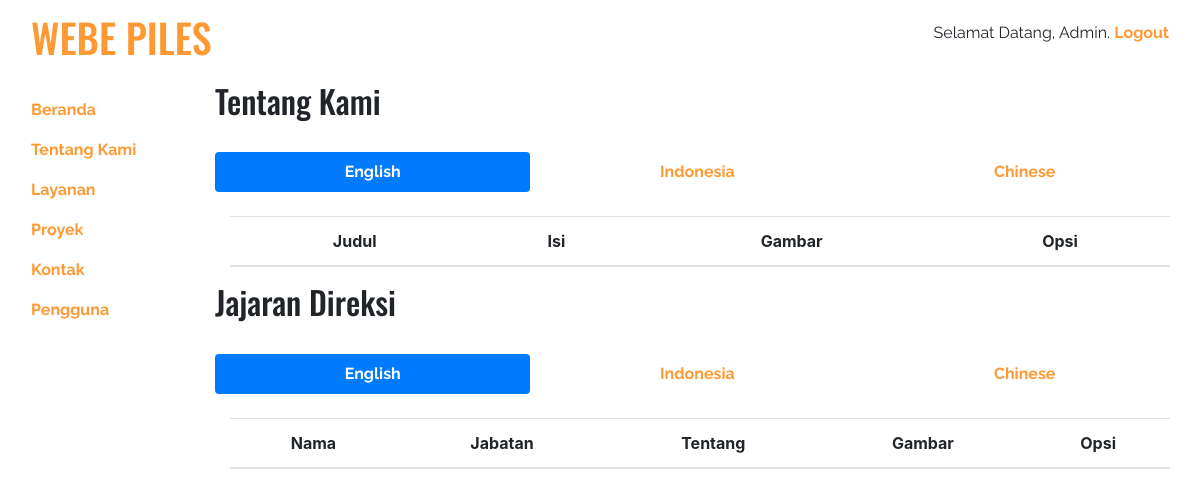
/admin/tentang-kami.php, run on an earlier commit of the app's database.
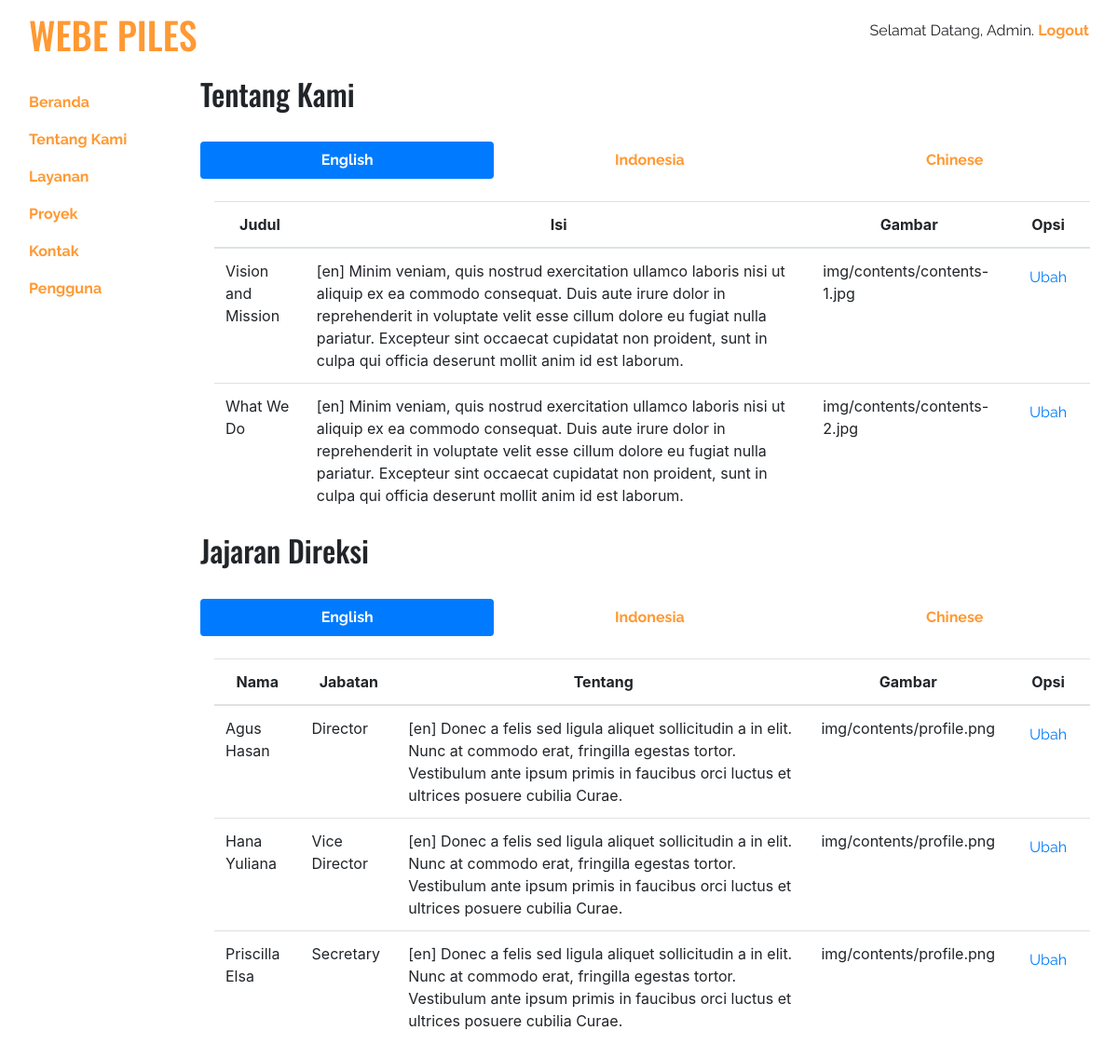
And on a later commit of the database.
### tables this page shows
CREATE TABLE `tentang_kami` (
  `id_tentang_kami` int(11) NOT NULL,
  `judul_tentang_kami` varchar(50) NOT NULL,
  `isi_tentang_kami` text NOT NULL,
  `gambar_tentang_kami` varchar(200) NOT NULL,
  `bahasa_tentang_kami` varchar(2) NOT NULL
);

CREATE TABLE `jajaran_direksi` (
  `id_jajaran_direksi` int(11) NOT NULL,
  `nama_jajaran_direksi` varchar(30) NOT NULL,
  `jabatan_jajaran_direksi` varchar(30) NOT NULL,
  `tentang_jajaran_direksi` text NOT NULL,
  `gambar_jajaran_direksi` varchar(200) NOT NULL,
  `bahasa_jajaran_direksi` varchar(2) NOT NULL
);

### admin/tentang-kami.php (the view, shortened to what this page needs)
<!doctype html>
<html lang="id">
  </head>
  <body>
    <?php include 'navbar.php'; ?>
    <div class="container-fluid">
      <div class="row">
        <div class="col-md-10">
          <div class="row">
            <div class="col d-flex justify-content-between">
              <h2>Tentang Kami</h2>
            </div>
          </div>
          <br>
          <ul class="nav nav-pills nav-fill" role="tablist">
            <li class="nav-item">
              <a class="nav-link active" data-toggle="pill" href="#tentang-kami-en">English</a>
            </li>
            <li class="nav-item">
              <a class="nav-link" data-toggle="pill" href="#tentang-kami-id">Indonesia</a>
            </li>
            <li class="nav-item">
              <a class="nav-link" data-toggle="pill" href="#tentang-kami-cn">Chinese</a>
            </li>
          </ul>
          <div class="tab-content">
            <div id="tentang-kami-en" class="container tab-pane active"><br>
              <?php
                include 'fungsi/koneksi.php';
                $tentang_kami_en = "SELECT * FROM tentang_kami WHERE bahasa_tentang_kami = 'en'";
                $hasil_tentang_kami_en = mysqli_query($koneksi, $tentang_kami_en);
              ?>
              <table class="table table-hover">
                <thead class="text-center">
                  <tr>
                    <th>Judul</th>
                    <th>Isi</th>
                    <th>Gambar</th>
                    <th>Opsi</th>
                  </tr>
                </thead>
                <tbody>
                  <?php
                    while ($row_tentang_kami_en = mysqli_fetch_array($hasil_tentang_kami_en, MYSQLI_ASSOC)) {
                  ?>
                  <tr>
                    <td><?php echo $row_tentang_kami_en['judul_tentang_kami']; ?></td>
                    <td><?php echo $row_tentang_kami_en['isi_tentang_kami']; ?></td>
                    <td><?php echo $row_tentang_kami_en['gambar_tentang_kami']; ?></td>
                    <td>
                      <a href="#" class="btn btn-link">Ubah</a>
                    </td>
                  </tr>
                  <?php
                    }
                  ?>
                </tbody>
              </table>
            </div>
          </div>
          <div class="row">
            <div class="col d-flex justify-content-between">
              <h2>Jajaran Direksi</h2>
            </div>
          </div>
          <br>
          <ul class="nav nav-pills nav-fill" role="tablist">
            <li class="nav-item">
              <a class="nav-link active" data-toggle="pill" href="#jajaran-direksi-en">English</a>
            </li>
            <li class="nav-item">
              <a class="nav-link" data-toggle="pill" href="#jajaran-direksi-id">Indonesia</a>
            </li>
            <li class="nav-item">
              <a class="nav-link" data-toggle="pill" href="#jajaran-direksi-cn">Chinese</a>
            </li>
          </ul>
          <div class="tab-content">
            <div id="jajaran-direksi-en" class="container tab-pane active"><br>
              <?php
                include 'fungsi/koneksi.php';
                $jajaran_direksi_en = "SELECT * FROM jajaran_direksi WHERE bahasa_jajaran_direksi = 'en'";
                $hasil_jajaran_direksi_en = mysqli_query($koneksi, $jajaran_direksi_en);
              ?>
              <table class="table table-hover">
                <thead class="text-center">
                  <tr>
                    <th>Nama</th>
                    <th>Jabatan</th>
                    <th>Tentang</th>
                    <th>Gambar</th>
                    <th>Opsi</th>
                  </tr>
                </thead>
                <tbody>
                  <?php
                    while ($row_jajaran_direksi_en = mysqli_fetch_array($hasil_jajaran_direksi_en, MYSQLI_ASSOC)) {
                  ?>
                  <tr>
                    <td><?php echo $row_jajaran_direksi_en['nama_jajaran_direksi']; ?></td>
                    <td><?php echo $row_jajaran_direksi_en['jabatan_jajaran_direksi']; ?></td>
                    <td><?php echo $row_jajaran_direksi_en['tentang_jajaran_direksi']; ?></td>
                    <td><?php echo $row_jajaran_direksi_en['gambar_jajaran_direksi']; ?></td>
                    <td class="text-right">
                      <a href="#" class="btn btn-link">Ubah</a>
                    </td>
                  </tr>
                  <?php
                    }
                  ?>
                </tbody>
              </table>
            </div>
          </div>
        </div>
      </div>
    </div>
  </body>
</html>

What changed in the data, as far as the page shows it:
added tentang_kami: judul_tentang_kami "Vision and Mission", isi_tentang_kami "[en] Minim veniam, quis nostrud exercitation ullamco laboris nisi ut aliquip ex ea commodo consequat. Duis aute irure dolor in reprehenderit in voluptate velit esse cillum dolore eu fugiat nulla pariatur. Excepteur sint occaecat cupidatat non proident, sunt in culpa qui officia deserunt mollit anim id est laborum.", gambar_tentang_kami "img/contents/contents-1.jpg"
added tentang_kami: judul_tentang_kami "What We Do", isi_tentang_kami "[en] Minim veniam, quis nostrud exercitation ullamco laboris nisi ut aliquip ex ea commodo consequat. Duis aute irure dolor in reprehenderit in voluptate velit esse cillum dolore eu fugiat nulla pariatur. Excepteur sint occaecat cupidatat non proident, sunt in culpa qui officia deserunt mollit anim id est laborum.", gambar_tentang_kami "img/contents/contents-2.jpg"
added jajaran_direksi: nama_jajaran_direksi "Agus Hasan", jabatan_jajaran_direksi "Director", tentang_jajaran_direksi "[en] Donec a felis sed ligula aliquet sollicitudin a in elit. Nunc at commodo erat, fringilla egestas tortor. Vestibulum ante ipsum primis in faucibus orci luctus et ultrices posuere cubilia Curae.", gambar_jajaran_direksi "img/contents/profile.png"
added jajaran_direksi: nama_jajaran_direksi "Hana Yuliana", jabatan_jajaran_direksi "Vice Director", tentang_jajaran_direksi "[en] Donec a felis sed ligula aliquet sollicitudin a in elit. Nunc at commodo erat, fringilla egestas tortor. Vestibulum ante ipsum primis in faucibus orci luctus et ultrices posuere cubilia Curae.", gambar_jajaran_direksi "img/contents/profile.png"
added jajaran_direksi: nama_jajaran_direksi "Priscilla Elsa", jabatan_jajaran_direksi "Secretary", tentang_jajaran_direksi "[en] Donec a felis sed ligula aliquet sollicitudin a in elit. Nunc at commodo erat, fringilla egestas tortor. Vestibulum ante ipsum primis in faucibus orci luctus et ultrices posuere cubilia Curae.", gambar_jajaran_direksi "img/contents/profile.png"
